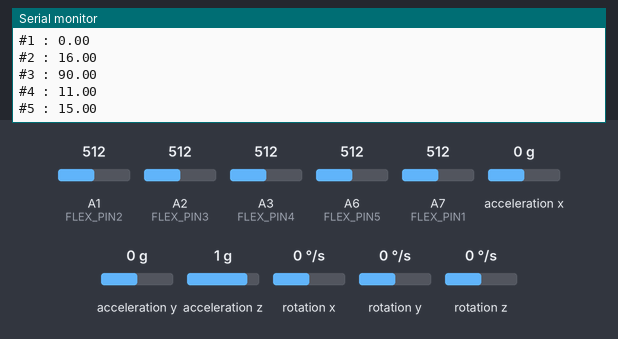
The sketch below on a simulated Arduino Nano, built with avr-gcc and run on an emulated ATmega328P. Shown: the last lines printed to the serial monitor. Inputs (shaded band) come from the test bench; at power-on: A3 (FLEX_PIN4) = 512, A1 (FLEX_PIN2) = 512, A2 (FLEX_PIN3) = 512, A6 (FLEX_PIN5) = 512, A7 (FLEX_PIN1) = 512, acceleration x 0 g, acceleration y 0 g, acceleration z 1 g, rotation x 0 °/s, rotation y 0 °/s, rotation z 0 °/s.

Above: at 16.2 s.
16.3 s: A3 (FLEX_PIN4) set to 716
At 16.86 s:
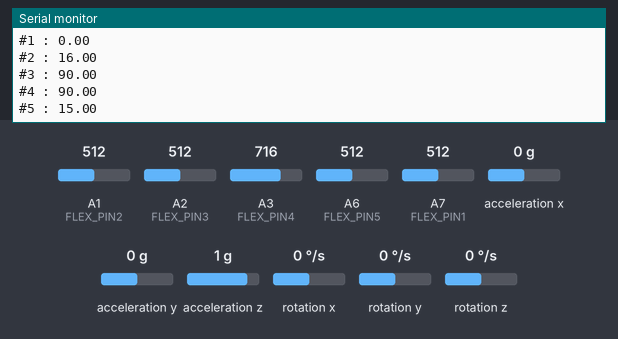
17.8 s: A1 (FLEX_PIN2) set to 716
19.3 s: A2 (FLEX_PIN3) set to 306
At 19.91 s:
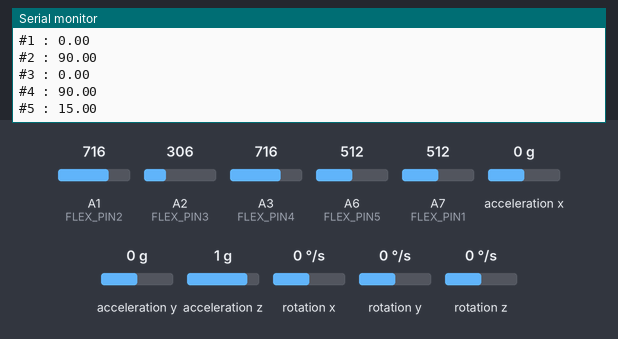
20.8 s: A6 (FLEX_PIN5) set to 716
At 21.43 s:
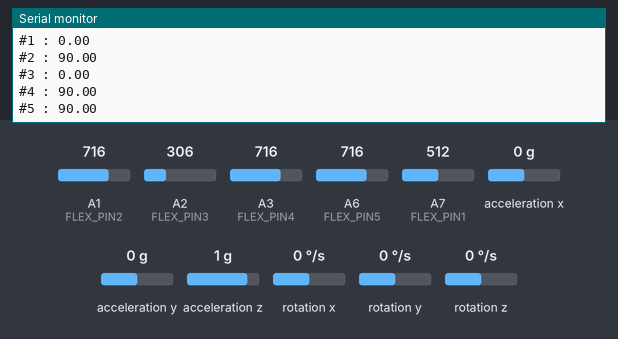
22.3 s: A7 (FLEX_PIN1) set to 992
23.8 s: A6 (FLEX_PIN5) set to 992
Timing chart, 0 to 26.3 s (numbered marks = the images above; inputs shaded):
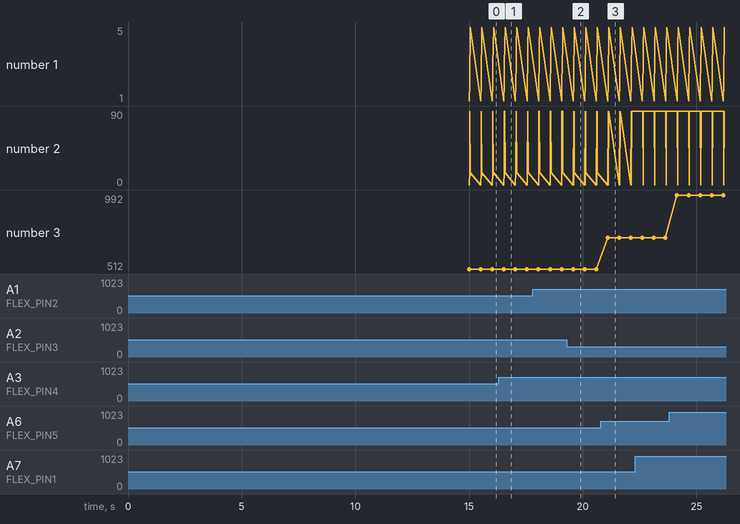

The sketch:

GloveCode.ino
```cpp
#include <MPU6050.h>

/*
NAME OF THE PROJECT : SIGN LANGUAGE TRANSLATOR
MADE BY - MANMOHAN GUPTA

THIS PROJECT READS SENSOR VALUE AND TRY TO UNDERSTAND SYMBOLS GENERATED FROM AMERICAN SIGN LANGUAGE (ASL) CHART
AND DISPLAY ON A SMARTPHONE.
-------PIN CONFIGURATION----------------
A0-A4 : FLEX SENSOR
D4&D5 : FOR BLUETOOTH RX AND TX
A5&A6 : XPIN AND YPIN FOR ACCELROMETER
*/


#include "Wire.h"
#include "I2Cdev.h"

#include <SoftwareSerial.h>

SoftwareSerial mySerial(5,4);

MPU6050 mpu;
int16_t ax, ay, az;
int16_t gx, gy, gz;

struct MyData {
  byte X;
  byte Y;
};

MyData data;

int gesture = 0;

const float flatResistance = 450; // resistance when flat
const float bendResistance = 650;  // resistance at 90 deg

float newAngle, previousAngle1 ,previousAngle2 , previousAngle3 , previousAngle4 , previousAngle5;


char temp = '0';

//variable initializtion

int FLEX_PIN1 = A7;
int FLEX_PIN2 = A1;
int FLEX_PIN3 = A2;
int FLEX_PIN4 = A3;
int FLEX_PIN5 = A6;

void setup()
{
  mySerial.begin(9600);
  Serial.begin(9600);
  Wire.begin();
  mpu.initialize();

 while (!Serial)
  {
      ; // wait for serial port to connect. Needed for native USB port only
  }

// callibrating the sensors for adaptivity with different bends
while(millis()<15000)
{
  pinMode(7, INPUT);
  pinMode(8, INPUT);
  pinMode(FLEX_PIN1, INPUT);
  pinMode(FLEX_PIN2, INPUT);
  pinMode(FLEX_PIN3, INPUT);
  pinMode(FLEX_PIN4, INPUT);
  pinMode(FLEX_PIN5, INPUT);
}
}

void printfun(char cp){
  if(cp!=temp){
  mySerial.println(cp);
  temp=cp;
  }
}

void printfun1(float ang1 , float ang2 ,float ang3,float ang4,float ang5  ) //to avoid printing repeating symbols
{
 Serial.print("#1 : ");
  Serial.println(ang1);
  Serial.print("#2 : ");
  Serial.println(ang2);
  Serial.print("#3 : ");
  Serial.println(ang3);
  Serial.print("#4 : ");
  Serial.println(ang4);
  Serial.print("#5 : ");
  Serial.println(ang5);
}

void loop()
{


 mpu.getMotion6(&ax, &ay, &az, &gx, &gy, &gz);
  data.X = map(ax, -17000, 17000, 0, 255 ); // X axis data
  data.Y = map(ay, -17000, 17000, 0, 255);  // Y axis data
  //delay(500);
     // Serial.println(data.Y);

 if (data.Y < 80) { //gesture : down
    //Serial.println("gesture 1");
    gesture =1;
    }
 if (data.Y > 145) {//gesture : up
  //Serial.println("gesture 2");
  gesture=2;
    }
 if (data.X > 155) {//gesture : left
  //Serial.println("gesture 3");
   gesture=3;
    }
 if (data.X < 80) {//gesture : right
  //Serial.println("gesture 4");
   gesture=4;
    }
 if (data.X > 100 && data.X < 170 && data.Y > 80 && data.Y < 130) { //gesture : little bit down
    //Serial.println("gesture 5");
     gesture=5;
    }

float flexADC1 = analogRead(FLEX_PIN1);
float flexADC2 = analogRead(FLEX_PIN2);
float flexADC3 = analogRead(FLEX_PIN3);
float flexADC4 = analogRead(FLEX_PIN4);
float flexADC5 = analogRead(FLEX_PIN5);
//Serial.println(analogRead(FLEX_PIN1));
//Serial.println((digitalRead(7) == HIGH));

//Serial.println(analogRead(FLEX_PIN1));
Serial.println(analogRead(FLEX_PIN5));

     float angle1 = map(flexADC1, 555,720 , 0, 90);
    angle1 = constrain(angle1, 0, 90); // optional


       float angle2 = map(flexADC2, 480,650, 0, 90);
    angle2 = constrain(angle2, 0, 90); // optional


         float angle3 = map(flexADC3, 385,450, 0, 90);
    angle3 = constrain(angle3, 0, 90); // optional


         float angle4 = map(flexADC4,490 ,660, 0, 90);
    angle4 = constrain(angle4, 0, 90); // optional


           float angle5 = map(flexADC5, 490,620, 0, 90);
    angle5 = constrain(angle5, 0, 90); // optional


printfun1(angle1 ,angle2 , angle3 ,angle4 ,angle5 );


if(((angle1>=70)&&(angle1<=90))&&((angle2>=70)&&(angle2<=90))&&((angle3>=70)&&(angle3<=90))&&((angle4>=70)&&(angle4<=90))&&((angle5>=0)&&(angle5<=20))&&(digitalRead(7) == LOW )){
//Serial.println("A");
  printfun('A');

}
if(((angle1>=0)&&(angle1<=20))&&((angle2>=0)&&(angle2<=20))&&((angle3>=0)&&(angle3<=20))&&((angle4>=0)&&(angle4<=20))&&((angle5>=65)&&(angle5<=90)  )){
//Serial.println("B");
printfun('B');
}
if(((angle1>=30)&&(angle1<=65))&&((angle2>=30)&&(angle2<=65))&&((angle3>=30)&&(angle3<=65))&&((angle4>=30)&&(angle4<=60))&&((angle5>=0)&&(angle5<=30))&&(digitalRead(7) ==LOW )){
 // Serial.println("C");
  printfun('C');
}

if(((angle1>=50)&&(angle1<=90))&&((angle2>=45)&&(angle2<=90))&&((angle3>=35)&&(angle3<=90))&&((angle4>=0)&&(angle4<=10))&&((angle5>=45)&&(angle5<=90))&&(gesture!=1)){
printfun('D');
}
if(((angle1>=60)&&(angle1<=90))&&((angle2>=60)&&(angle2<=90))&&((angle3>=60)&&(angle3<=90))&&((angle4>=60)&&(angle4<=90))&&((angle5>=40)&&(angle5<=90))&&(gesture!=2)&&(digitalRead(7)==LOW)){
printfun('E');

}
if(((angle1>=0)&&(angle1<=30))&&((angle2>=0)&&(angle2<=30))&&((angle3>=0)&&(angle3<=30))&&((angle5>=30)&&(angle5<=65))&&((angle4>=60)&&(angle4<=90))){
printfun('F');

}
if(((angle1>=55)&&(angle1<=90))&&((angle2>=55)&&(angle2<=90))&&((angle3>=65)&&(angle3<=90))&&((angle4>=0)&&(angle4<=25))&&((angle5>=0)&&(angle5<=25))&&(gesture==1)){
printfun('G');

}
if(((angle1>=60)&&(angle1<=90))&&((angle2>=60)&&(angle2<=90))&&((angle3>=0)&&(angle3<=20))&&((angle4>=0)&&(angle4<=20))&&((angle5>=0)&&(angle5<=90))&&(gesture==1)){

printfun('H');

}
if(((angle1>=0)&&(angle1<=25))&&((angle2>=50)&&(angle2<=90))&&((angle3>=40)&&(angle3<=90))&&((angle4>=50)&&(angle4<=90))&&((angle5>=50)&&(angle5<=90))&&(gesture!=1)){
printfun('I');

}
//
//if(((angle1>=0)&&(angle1<=25))&&((angle2>=50)&&(angle2<=90))&&((angle3>=40)&&(angle3<=90))&&((angle4>=50)&&(angle4<=90))&&((angle5>=50)&&(angle5<=90))&&(gesture==1)){
//printfun('J');
//
//}
if(((angle1>=70)&&(angle1<=90))&&((angle2>=60)&&(angle2<=90))&&((angle3>=0)&&(angle3<=20))&&((angle4>=0)&&(angle4<=20))&&((angle5>=30)&&(angle5<=60))&&(gesture!=1)) {
printfun('K');


}
if(((angle1>=55)&&(angle1<=90))&&((angle2>=55)&&(angle2<=90))&&((angle3>=55)&&(angle3<=90))&&((angle4>=0)&&(angle4<=25))&&((angle5>=0)&&(angle5<=25))&&(gesture!=1&&(gesture!=3))&&(gesture==4)){
 printfun('L');


}

//if(((angle1>=30)&&(angle1<=55))&&((angle2>=30)&&(angle2<=55))&&((angle3>=70)&&(angle3<=90))&&((angle4>=30)&&(angle4<=60))&&((angle5>=30)&&(angle5<=60))){
////printfun('M');
//
//}
//if(((angle1>=70)&&(angle1<=90))&&((angle2>=40)&&(angle2<=60))&&((angle3>=70)&&(angle3<=90))&&((angle4>=40)&&(angle4<=80))&&((angle5>=0)&&(angle5<=30))){
//
////Serial.println('N');
////printfun('N');
//}
if(((angle1>=0)&&(angle1<=65))&&((angle2>=0)&&(angle2<=65))&&((angle3>=0)&&(angle3<=65))&&((angle4>=50)&&(angle4<=90))&&((angle5>=0)&&(angle5<=60))&&(digitalRead(7) ==HIGH )){


  //Serial.println('O');
printfun('O');
}
if(((angle1>=60)&&(angle1<=90))&&((angle2>=60)&&(angle2<=90))&&((angle3>=0)&&(angle3<=30))&&((angle4>=0)&&(angle4<=15))&&((angle5>=0)&&(angle5<=40))&&(gesture==3)){
printfun('P');

//Serial.println('P');
}


if(((angle1>=55)&&(angle1<=90))&&((angle2>=55)&&(angle2<=90))&&((angle3>=55)&&(angle3<=90))&&((angle4>=0)&&(angle4<=25))&&((angle5>=0)&&(angle5<=25))&&(gesture==3)){

printfun('Q');

//Serial.println('Q');
}
if(((angle1>=60)&&(angle1<=90))&&((angle2>=60)&&(angle2<=90))&&((angle3>=0)&&(angle3<=20))&&((angle4>=0)&&(angle4<=20))&&((angle5>=0)&&(angle5<=20))&&(gesture!=1)&&(digitalRead(7)==HIGH)){
printfun('R');
//Serial.println('R');
}
if(((angle1>=60)&&(angle1<=90))&&((angle2>=60)&&(angle2<=90))&&((angle3>=60)&&(angle3<=90))&&((angle4>=60)&&(angle4<=90))&&((angle5>=30)&&(angle5<=60))&&(digitalRead(7) == HIGH )){

 // Serial.println('S');
printfun('S');
}
if(((angle1>=60)&&(angle1<=90))&&((angle2>=60)&&(angle2<=90))&&((angle3>=60)&&(angle3<=90))&&((angle4>=20)&&(angle4<=50))&&((angle5>=0)&&(angle5<=40))&&(digitalRead(8)==HIGH)&&(digitalRead(7)==LOW)){
//Serial.println('T');

printfun('T');
}
if(((angle1>=70)&&(angle1<=90))&&((angle2>=70)&&(angle2<=90))&&((angle3>=0)&&(angle3<=20))&&((angle4>=0)&&(angle4<=20))&&((angle5>=60)&&(angle5<=90))&&(gesture!=1)&&(digitalRead(8) == HIGH)) {
printfun('U');
//Serial.println('U');

}


if(((angle1>=70)&&(angle1<=90))&&((angle2>=70)&&(angle2<=90))&&((angle3>=0)&&(angle3<=20))&&((angle4>=0)&&(angle4<=20))&&((angle5>=60)&&(angle5<=90))&&(gesture!=1)&&(digitalRead(8) == LOW)) {
printfun('V');

//Serial.println('V');

}
//  if(((angle1>=70)&&(angle1<=90))&&((angle2>=0)&&(angle2<=20))&&((angle3>=0)&&(angle3<=20))&&((angle4>=0)&&(angle4<=20))&&((angle5>=30)&&(angle5<=90))){
//printfun('W');
////Serial.println('W');
//}
//
// if(((angle1>=70)&&(angle1<=90))&&((angle2>=70)&&(angle2<=90))&&((angle3>=70)&&(angle3<=90))&&((angle4>=25)&&(angle4<=35))&&((angle5>=60)&&(angle5<=90))&&(gesture==4)){
//printfun('X');
////Serial.println('X');
//}
if(((angle1>=0)&&(angle1<=20))&&((angle2>=70)&&(angle2<=90))&&((angle3>=60)&&(angle3<=90))&&((angle4>=80)&&(angle4<=90))&&((angle5>=0)&&(angle5<=20))){
//Serial.println('Y');

 printfun('Y');
}

//else if(((angle1>=50)&&(angle1<=72))&&((angle2>=45)&&(angle2<=90))&&((angle3>=35)&&(angle3<=75))&&((angle4>=0)&&(angle4<=10))&&((angle5>=45)&&(angle5<=80))&&(((xadc>=412)&&(xadc<=418))&&((yadc>=340)&&(yadc<=360))))
//printfun('Z');


delay(500);

}
//----------------------END-----------------------------
```

Measured:
- after the input at 16.3 s, the serial monitor: prints a new line after 0.27 s (image 1)
- after the input at 19.3 s, the serial monitor: prints a new line after 0.31 s (image 2)
- after the input at 20.8 s, the serial monitor: prints a new line after 0.30 s (image 3)
- plotted number 3: 512 → 716 after the input at 20.8 s, 716 → 992 after the input at 23.8 s
